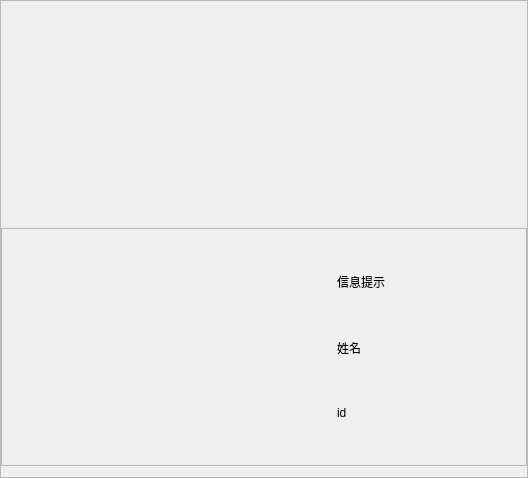
<?xml version="1.0" encoding="UTF-8"?>
<ui version="4.0">
 <class>NotifyPage</class>
 <widget class="QFrame" name="NotifyPage">
  <property name="geometry">
   <rect>
    <x>0</x>
    <y>0</y>
    <width>528</width>
    <height>478</height>
   </rect>
  </property>
  <property name="windowTitle">
   <string>Frame</string>
  </property>
  <property name="styleSheet">
   <string notr="true">QLable{
color:orange;
font-size:36px;
}</string>
  </property>
  <property name="frameShape">
   <enum>QFrame::StyledPanel</enum>
  </property>
  <property name="frameShadow">
   <enum>QFrame::Raised</enum>
  </property>
  <layout class="QVBoxLayout" name="verticalLayout" stretch="2,1">
   <property name="leftMargin">
    <number>0</number>
   </property>
   <property name="rightMargin">
    <number>0</number>
   </property>
   <item>
    <spacer name="verticalSpacer">
     <property name="orientation">
      <enum>Qt::Vertical</enum>
     </property>
     <property name="sizeHint" stdset="0">
      <size>
       <width>20</width>
       <height>40</height>
      </size>
     </property>
    </spacer>
   </item>
   <item>
    <widget class="QFrame" name="mpBgFrame">
     <property name="minimumSize">
      <size>
       <width>0</width>
       <height>238</height>
      </size>
     </property>
     <property name="styleSheet">
      <string notr="true">QFrame#mpBgFrame {
	border-image: url(:/image/img_tipsbar_bg.png);
}</string>
     </property>
     <property name="frameShape">
      <enum>QFrame::StyledPanel</enum>
     </property>
     <property name="frameShadow">
      <enum>QFrame::Raised</enum>
     </property>
     <layout class="QGridLayout" name="gridLayout">
      <property name="topMargin">
       <number>23</number>
      </property>
      <property name="bottomMargin">
       <number>23</number>
      </property>
      <item row="0" column="2">
       <widget class="QLabel" name="mpNotifyLab">
        <property name="styleSheet">
         <string notr="true"/>
        </property>
        <property name="text">
         <string>信息提示 </string>
        </property>
       </widget>
      </item>
      <item row="1" column="2">
       <widget class="QLabel" name="mpNameLab">
        <property name="styleSheet">
         <string notr="true"/>
        </property>
        <property name="text">
         <string>姓名</string>
        </property>
       </widget>
      </item>
      <item row="2" column="2">
       <widget class="QLabel" name="mpIdLab">
        <property name="styleSheet">
         <string notr="true"/>
        </property>
        <property name="text">
         <string>id</string>
        </property>
       </widget>
      </item>
      <item row="0" column="1" rowspan="3">
       <widget class="QLabel" name="mpHeadImg">
        <property name="minimumSize">
         <size>
          <width>192</width>
          <height>192</height>
         </size>
        </property>
        <property name="text">
         <string/>
        </property>
       </widget>
      </item>
      <item row="1" column="3">
       <spacer name="horizontalSpacer_2">
        <property name="orientation">
         <enum>Qt::Horizontal</enum>
        </property>
        <property name="sizeHint" stdset="0">
         <size>
          <width>40</width>
          <height>20</height>
         </size>
        </property>
       </spacer>
      </item>
      <item row="1" column="0">
       <spacer name="horizontalSpacer">
        <property name="orientation">
         <enum>Qt::Horizontal</enum>
        </property>
        <property name="sizeHint" stdset="0">
         <size>
          <width>40</width>
          <height>20</height>
         </size>
        </property>
       </spacer>
      </item>
     </layout>
    </widget>
   </item>
  </layout>
 </widget>
 <resources/>
 <connections/>
</ui>
